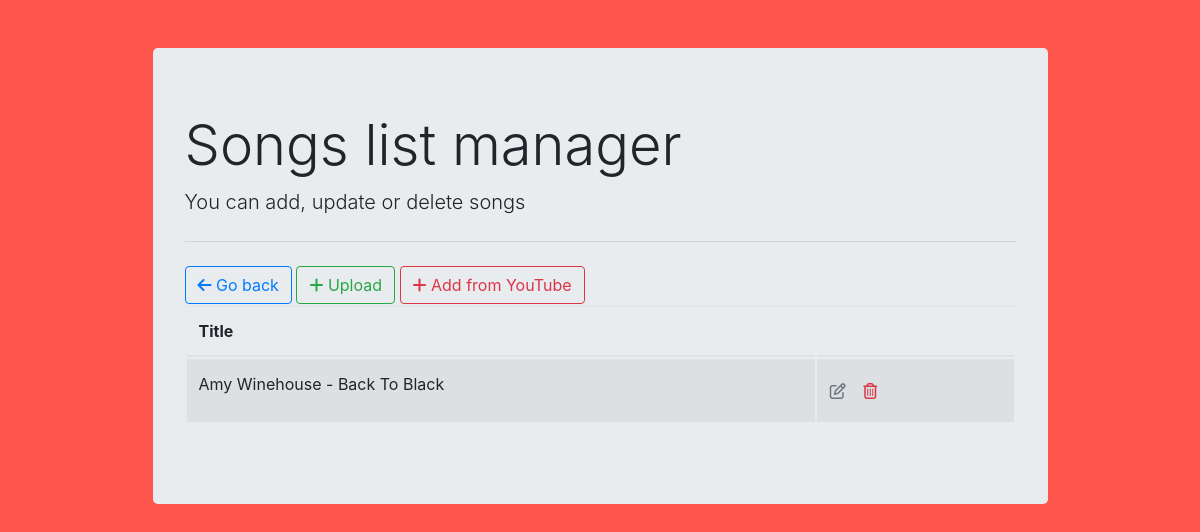
The page /manage/ on the database as committed earlier.
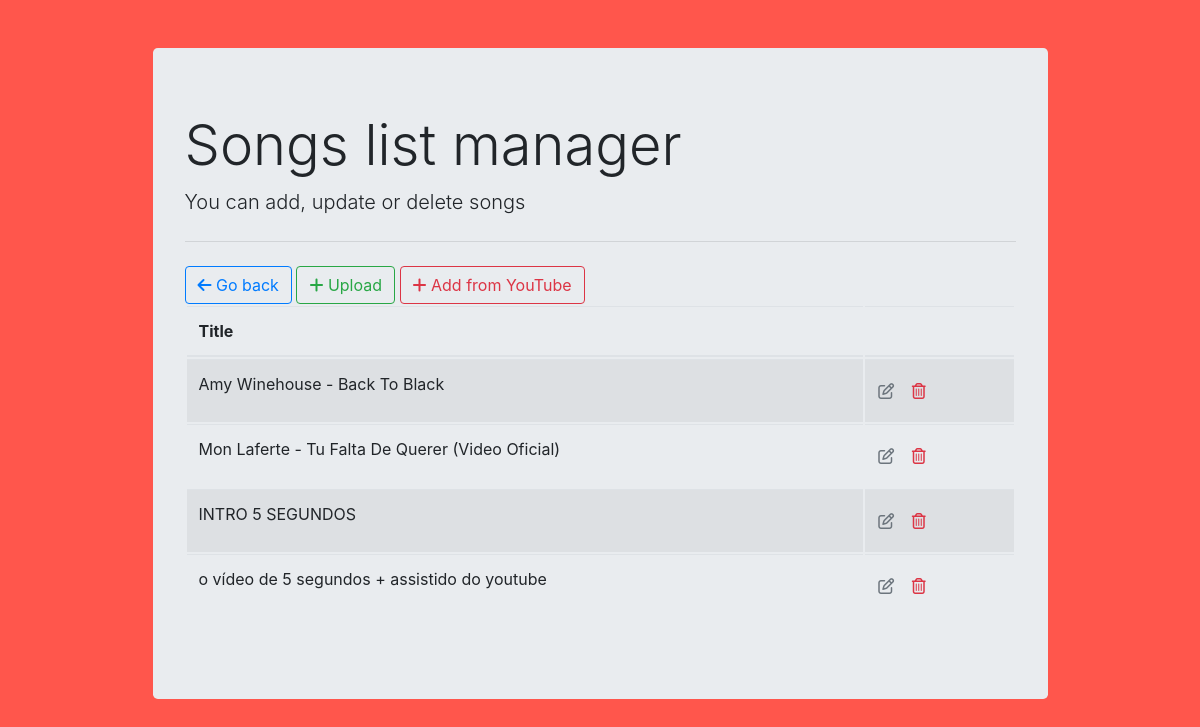
The same page on the database as committed later.
### songs/models.py (models this page shows, shortened)
class Song(models.Model):
    title = models.CharField(max_length=256)
    artist = models.CharField(max_length=256, null=True, blank=True)
    album = models.ForeignKey(Album, on_delete=models.SET_NULL, null=True, blank=True)
    time_length = models.DecimalField(max_digits=10, decimal_places=2, blank=True)
    image = models.ImageField(default='img/default.jpg', upload_to='img/', blank=True, null=True)
    image_url = models.CharField(max_length=256, default='media/img/default.jpg', blank=True, null=True)
    audio_file = models.FileField(upload_to='songs', validators=[validate_is_audio], null=True, blank=True)

### songs/views.py (the view)
# urls.py: path('manage/', ManageListView.as_view(), name='manage'),
class ManageListView(ListView):
    model = Song
    template_name = 'songs/manage.html'
    context_object_name = 'songs'

### songs/templates/songs/manage.html (shortened to what this page needs)
{% extends 'songs/base.html' %}
{% block content %}
<div class="container">
    <div class="col-md-10 offset-md-1 mt-5">
    <div class="jumbotron">
        <h1 class="display-4">Songs list manager</h1>
        <p class="lead">You can add, update or delete songs</p>
        <hr class="my-4">
        <a href="{% url 'songs:home' %}" class="btn btn-outline-primary">
            <i class="fas fa-arrow-left"></i> Go back</a>
        <a href="{% url 'songs:upload' %}" class="btn btn-outline-success">
            <i class="fas fa-plus"></i> Upload</a>
        <a href="{% url 'songs:download' %}" class="btn btn-outline-danger">
            <i class="fas fa-plus"></i> Add from YouTube</a>
        <table class="table table-striped">
            <thead>
                <tr>
                    <th>Title</th>
                    <th></th>
                </tr>
            </thead>
            <tbody>
                {% for song in songs %}
                    <tr>
                        <td>{{song.title}}</td>
                        <td>
                            <a href="{% url 'songs:update' song.id %}" class="btn text-secondary px-0">
                                <i class="far fa-edit"></i>
                            </a>
                            <form action="{% url 'songs:delete' song.id %}" method="POST" class="d-inline">
                                <button type="submit" class="btn" style="background-color:transparent; border:none;">
                                    <i class="far fa-trash-alt text-danger"></i>
                                </button>
                            </form>
                        </td>
                    </tr>
                {% endfor %}
            </tbody>
        </table>
        </div>
    </div>
</div>
{% endblock %}

Rows that differ between the two databases and show on the page:
added Song: title "Mon Laferte - Tu Falta De Querer (Video Oficial)"
added Song: title "INTRO 5 SEGUNDOS"
added Song: title "o vídeo de 5 segundos + assistido do youtube"
